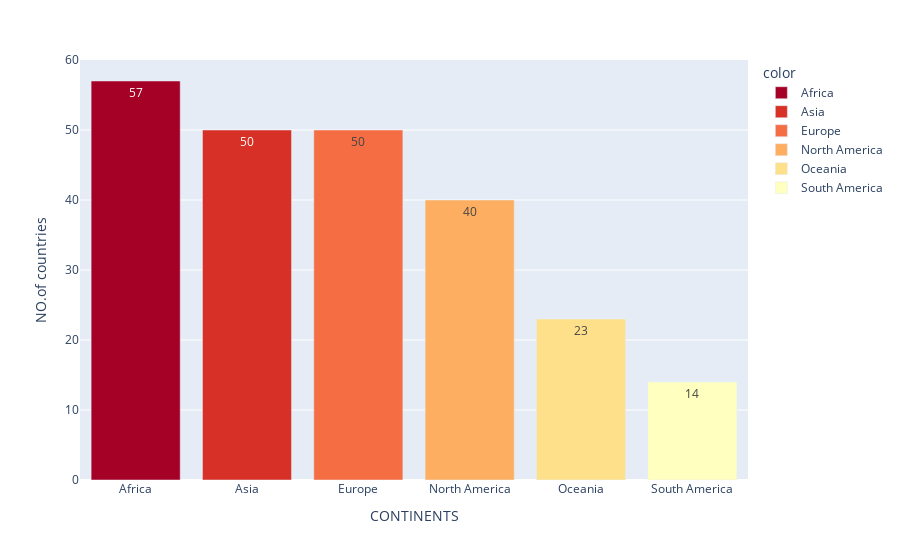

The cell this chart's notebook holds for it:
### Markdown cell above
# **Total Number of Countries in each Continent:**

### Code cell
country_count=df['Continent'].value_counts()
fig=px.bar(y=country_count.values,
       x=country_count.index,
       color=country_count.index,
       color_discrete_sequence=px.colors.diverging.RdYlGn,
       text=country_count.values)
fig.update_layout(
xaxis_title='CONTINENTS',
yaxis_title='NO.of countries')

fig.show()

### Figure 1 — Plotly figure (JSON) as saved in the notebook; plotly's stock layout.template omitted (floating-point values rounded to 4 significant figures)
{"data": [{"alignmentgroup": "True", "hovertemplate": "color=Africa<br>x=%{x}<br>y=%{y}<br>text=%{text}<extra></extra>", "legendgroup": "Africa", "marker": {"color": "rgb(165,0,38)", "pattern": {"shape": ""}}, "name": "Africa", "offsetgroup": "Africa", "orientation": "v", "showlegend": true, "text": [57], "textposition": "auto", "type": "bar", "x": ["Africa"], "xaxis": "x", "y": [57], "yaxis": "y"}, {"alignmentgroup": "True", "hovertemplate": "color=Asia<br>x=%{x}<br>y=%{y}<br>text=%{text}<extra></extra>", "legendgroup": "Asia", "marker": {"color": "rgb(215,48,39)", "pattern": {"shape": ""}}, "name": "Asia", "offsetgroup": "Asia", "orientation": "v", "showlegend": true, "text": [50], "textposition": "auto", "type": "bar", "x": ["Asia"], "xaxis": "x", "y": [50], "yaxis": "y"}, {"alignmentgroup": "True", "hovertemplate": "color=Europe<br>x=%{x}<br>y=%{y}<br>text=%{text}<extra></extra>", "legendgroup": "Europe", "marker": {"color": "rgb(244,109,67)", "pattern": {"shape": ""}}, "name": "Europe", "offsetgroup": "Europe", "orientation": "v", "showlegend": true, "text": [50], "textposition": "auto", "type": "bar", "x": ["Europe"], "xaxis": "x", "y": [50], "yaxis": "y"}, {"alignmentgroup": "True", "hovertemplate": "color=North America<br>x=%{x}<br>y=%{y}<br>text=%{text}<extra></extra>", "legendgroup": "North America", "marker": {"color": "rgb(253,174,97)", "pattern": {"shape": ""}}, "name": "North America", "offsetgroup": "North America", "orientation": "v", "showlegend": true, "text": [40], "textposition": "auto", "type": "bar", "x": ["North America"], "xaxis": "x", "y": [40], "yaxis": "y"}, {"alignmentgroup": "True", "hovertemplate": "color=Oceania<br>x=%{x}<br>y=%{y}<br>text=%{text}<extra></extra>", "legendgroup": "Oceania", "marker": {"color": "rgb(254,224,139)", "pattern": {"shape": ""}}, "name": "Oceania", "offsetgroup": "Oceania", "orientation": "v", "showlegend": true, "text": [23], "textposition": "auto", "type": "bar", "x": ["Oceania"], "xaxis": "x", "y": [23], "yaxis": "y"}, {"alignmentgroup": "True", "hovertemplate": "color=South America<br>x=%{x}<br>y=%{y}<br>text=%{text}<extra></extra>", "legendgroup": "South America", "marker": {"color": "rgb(255,255,191)", "pattern": {"shape": ""}}, "name": "South America", "offsetgroup": "South America", "orientation": "v", "showlegend": true, "text": [14], "textposition": "auto", "type": "bar", "x": ["South America"], "xaxis": "x", "y": [14], "yaxis": "y"}], "layout": {"barmode": "relative", "legend": {"title": {"text": "color"}, "tracegroupgap": 0}, "margin": {"t": 60}, "xaxis": {"anchor": "y", "domain": [0, 1], "title": {"text": "CONTINENTS"}}, "yaxis": {"anchor": "x", "domain": [0, 1], "title": {"text": "NO.of countries"}}}}
